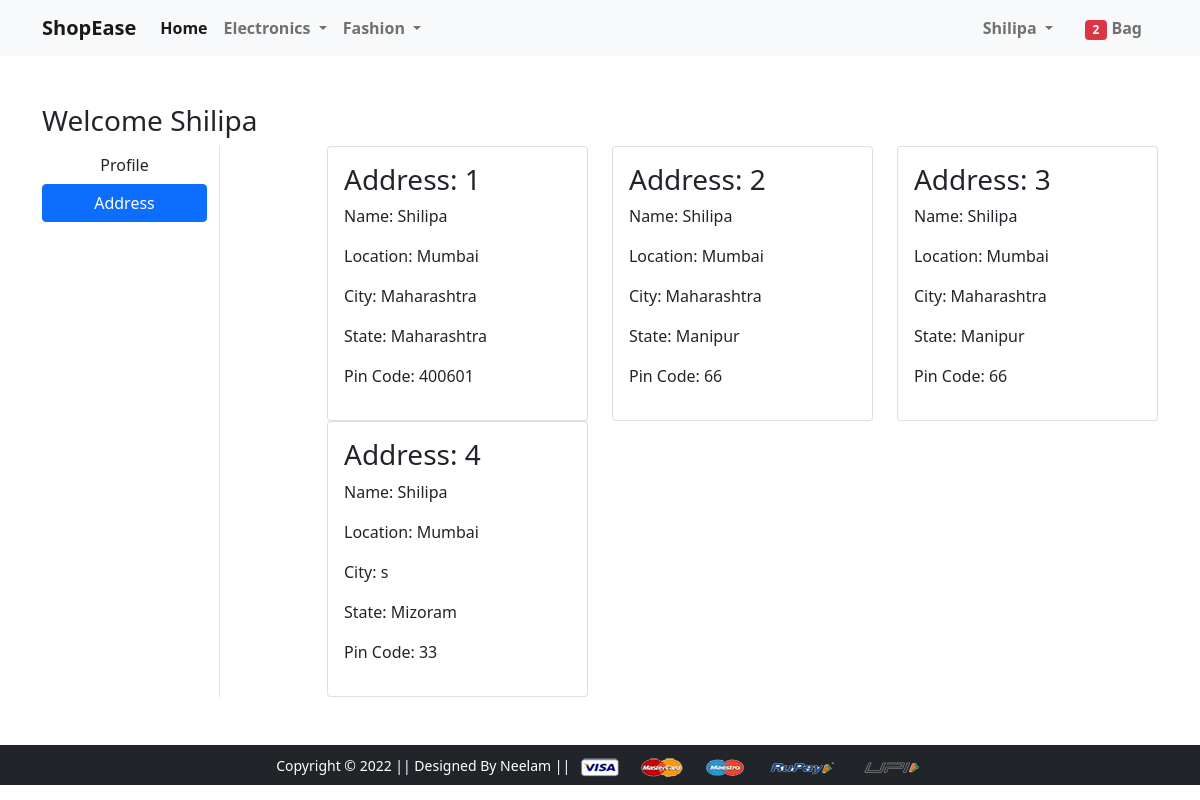
Page /address/ (signed in) on the committed database.
### app/models.py (models this page shows)
class Customer(models.Model):
    user=models.ForeignKey(User,on_delete=models.CASCADE)
    name=models.CharField(max_length=255)
    location=models.CharField(max_length=255)
    city=models.CharField(max_length=255)
    pincode=models.IntegerField()
    state=models.CharField(choices=STATE_CHOICES,max_length=255)

### app/views.py (the view)
# urls.py: path('address/', views.address, name='address'),
@login_required
def address(request):
	totalitem = 0
	c = Cart.objects.filter( user=request.user)
	a = len(Cart.objects.filter(user=request.user))
	b=0
	for i in c:
		b+=i.quantity
	totalitem=b
	add = Customer.objects.filter(user=request.user)
	return render(request, 'app/address.html', {'add':add, 'active':'btn-primary','totalitem':totalitem })

### app/templates/app/address.html (shortened to what this page needs)
{% extends 'app/base.html' %}
{% load static %}
{% block main-content %}
<div class="container my-5">
 <div class="row">
 <h3>Welcome <span class="text-capitalize">{{request.user}}</span></h3>
  <div class="col-sm-2 border-end">
   <ul class="list-unstyled">
    <li class="d-grid"><a href="{% url 'profile' %}" class="btn">Profile</a></li>
    <li class="d-grid"><a href="{% url 'address' %}" class="btn {{active}}">Address</a></li>
   </ul>
  </div>
  <div class="col-sm-9 offset-sm-1">
   <div class="row">
    {% for ad in add %}
     <div class="col-sm-4">
     <div class="card">
      <div class="card-body">
       <h3>Address: {{ forloop.counter }}</h3>
       <p>Name: {{ad.name}}</p>
       <p>Location: {{ad.location}}</p>
       <p>City: {{ad.city}}</p>
       <p>State: {{ad.state}}</p>
       <p>Pin Code: {{ad.pincode}}</p>
      </div>
     </div>
    </div>
    {% endfor %}
   </div>
  </div>
 </div>
</div>
{% endblock main-content %}

### app/templates/app/base.html (shortened to what this page needs)
<!DOCTYPE html>
{% load static %}
<html lang="en">
<head>
  <link href="https://cdn.jsdelivr.net/npm/bootstrap@5.0.0-beta1/dist/css/bootstrap.min.css" rel="stylesheet"
 />
  <link rel="stylesheet" href="{% static 'app/css/owl.carousel.min.css' %}" />
  <link rel="stylesheet" href="{% static 'app/css/all.min.css' %}" />
  <link rel="stylesheet" href="{% static 'app/css/style.css' %}" />
</head>
<body>
  <nav class="navbar navbar-expand-lg navbar-light bg-light">
    <div class="container">
      <a class="navbar-brand" href="/"><b>ShopEase</b></a>
      <div class="collapse navbar-collapse" id="navbarSupportedContent">
        <ul class="navbar-nav me-auto mb-2 mb-lg-0">
          <li class="nav-item">
            <a class="nav-link active" aria-current="page" href="/"><b>Home</b></a>
          </li>
          <li class="nav-item dropdown">
            <a class="nav-link dropdown-toggle text-black-100" href="#" id="electronicsDropdown" role="button"
              data-bs-toggle="dropdown" aria-expanded="false">
              <b>Electronics</b>
            </a>
          </li>
          <li class="nav-item dropdown">
            <a class="nav-link dropdown-toggle text-black-100" href="#" id="fashionDropdown" role="button"
              data-bs-toggle="dropdown" aria-expanded="false">
              <b>Fashion</b>
            </a>
          </li>
        </ul>
        <div>
          <ul class="navbar-nav me-auto mb-2 mb-lg-0">
            {% if request.user.is_authenticated %}
            <li class="nav-item dropdown mx-2">
              <a class="nav-link dropdown-toggle text-black-100" href="#" id="profileDropdown" role="button"
                data-bs-toggle="dropdown" aria-expanded="false">
                <b>{{request.user.username|capfirst}}</b>
              </a>
            </li>
            <li class="nav-item mx-2">
              <a href="{% url 'showcart' %}" class="nav-link text-black-100" ><span class="badge bg-danger" id="ba1">{{totalitem}}</span> <b>Bag</b>
              </a>
            </li>
            {% endif %}
          </ul>
        </div>
      </div>
    </div>
  </nav>
   {% block main-content %} {% endblock main-content %}
  <footer class="container-fluid bg-dark text-center p-2 mt-5">
    <small class="text-white">Copyright &copy; 2022 || Designed By Neelam ||
    </small>
    <img src="{% static 'app/images/payment.png' %}" alt="" srcset="" class="img-fluid" height="2px" />
  </footer>
</body>
</html>

### rows in the picture
Customer: name "Shilipa", location "Mumbai", city "Maharashtra", state "Maharashtra", pincode "400601"
Customer: name "Shilipa", location "Mumbai", city "Maharashtra", state "Manipur", pincode "66"
Customer: name "Shilipa", location "Mumbai", city "Maharashtra", state "Manipur", pincode "66"
Customer: name "Shilipa", location "Mumbai", city "s", state "Mizoram", pincode "33"

### other values in the picture
{{ request.user.username|capfirst }} "Shilipa"
{{ totalitem }} "2"
{{ request.user }} "Shilipa"
